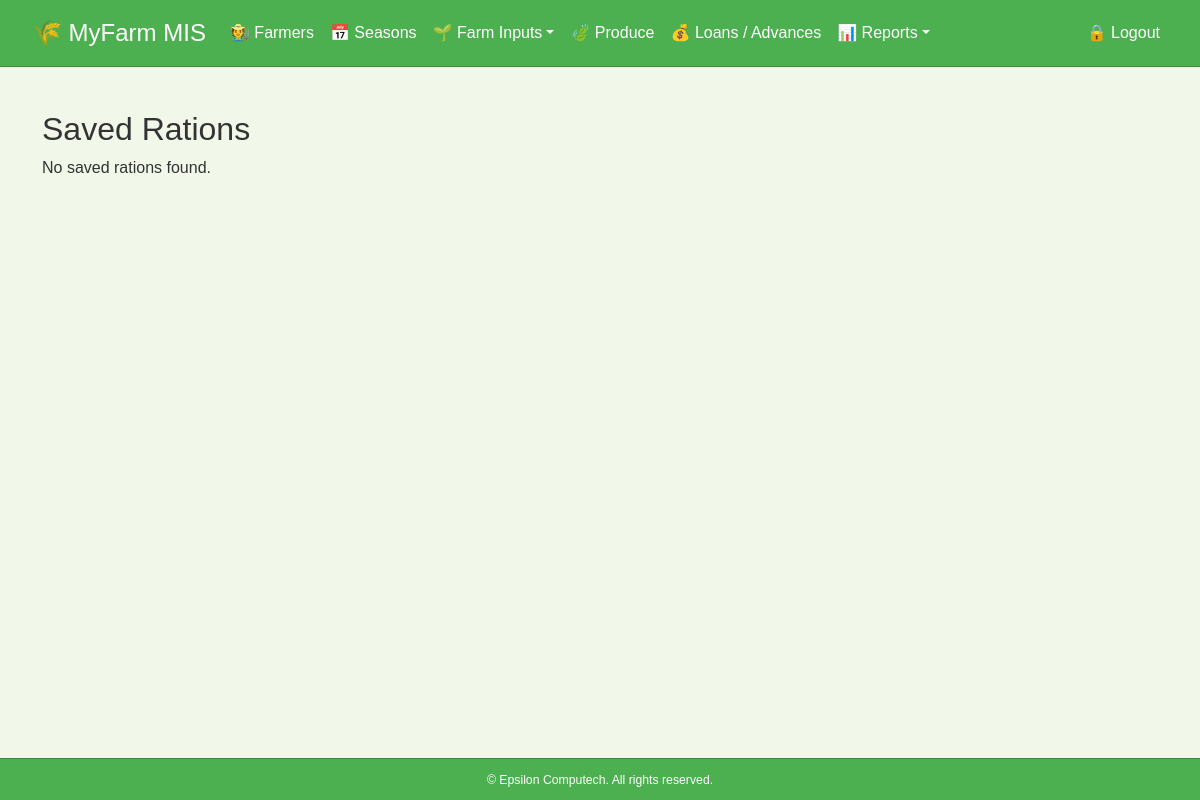
/ration/saved/ (signed in), run on an earlier commit of the app's database.
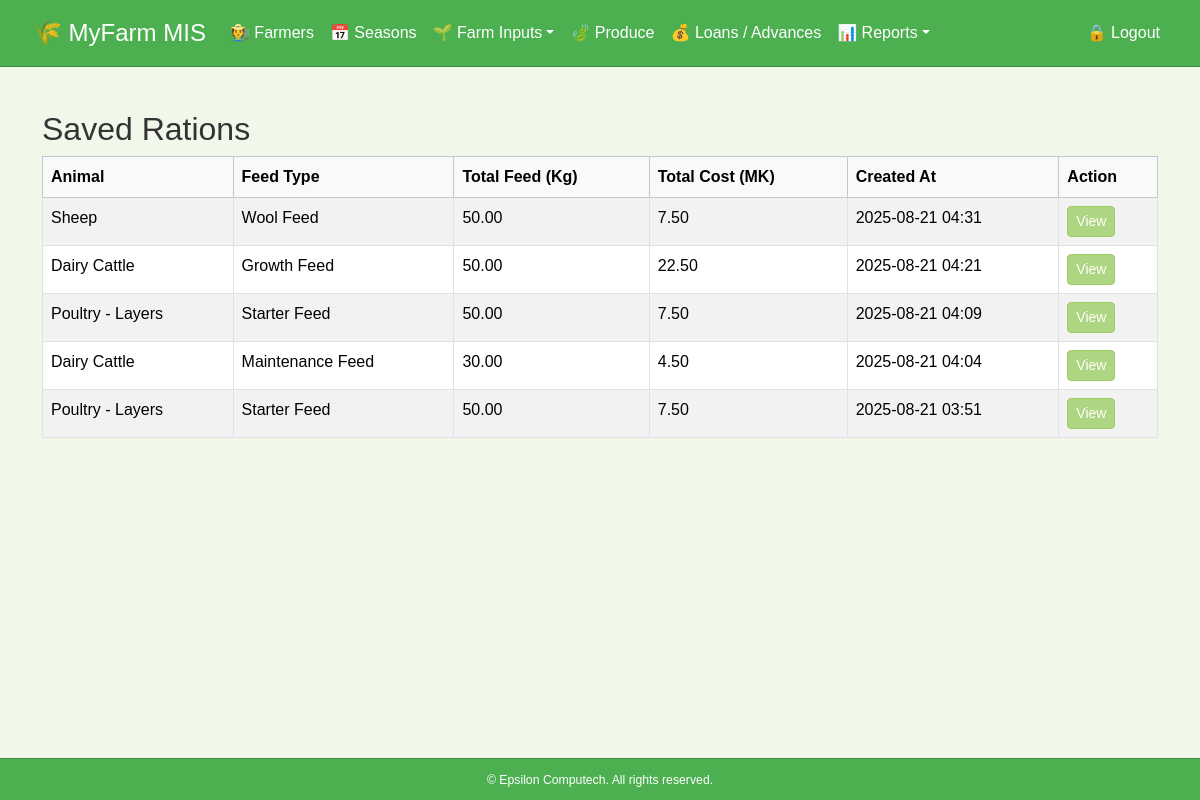
And on a later commit of the database.
### rationapp/models.py (models this page shows, shortened)
class RationFormulation(models.Model):
    user = models.ForeignKey(User, on_delete=models.CASCADE)
    animal = models.ForeignKey(Animal, on_delete=models.CASCADE)
    feed_type = models.ForeignKey(FeedType, on_delete=models.CASCADE)
    total_weight = models.FloatField(help_text="Total feed (Kg)")
    total_cost = models.FloatField()
    created_at = models.DateTimeField(auto_now_add=True)

class Animal(models.Model):
    name = models.CharField(max_length=100)
    description = models.TextField(blank=True)

class FeedType(models.Model):
    name = models.CharField(max_length=100)
    animal = models.ForeignKey(Animal, on_delete=models.CASCADE, related_name="feed_types")

### rationapp/views.py (the view)
# urls.py: path('saved/', views.saved_rations, name='saved_rations'),
@login_required
def saved_rations(request):
    rations = RationFormulation.objects.filter(user=request.user).order_by("-created_at")
    return render(request, "saved_rations.html", {"rations": rations})

### farmers/context_processors.py (called while the page is built)
def season_context(request):
    season_id = request.GET.get("season")
    selected_season = None
    if season_id:
        selected_season = Season.objects.filter(id=season_id).first()
    if not selected_season:
        selected_season = Season.objects.order_by('-year').first()
    seasons = Season.objects.order_by('-year')
    return {
        "seasons": seasons,
        "selected_season": selected_season
    }

### rationapp/templates/saved_rations.html
{% extends "base.html" %}
{% block content %}
<h2>Saved Rations</h2>
{% if rations %}
<table class="table table-bordered table-striped">
    <thead class="table-light">
        <tr>
            <th>Animal</th>
            <th>Feed Type</th>
            <th>Total Feed (Kg)</th>
            <th>Total Cost (MK)</th>
            <th>Created At</th>
            <th>Action</th>
        </tr>
    </thead>
    <tbody>
        {% for ration in rations %}
        <tr>
            <td>{{ ration.animal.name }}</td>
            <td>{{ ration.feed_type.name }}</td>
            <td>{{ ration.total_weight|floatformat:2 }}</td>
            <td>{{ ration.total_cost|floatformat:2 }}</td>
            <td>{{ ration.created_at|date:"Y-m-d H:i" }}</td>
            <td><a href="{% url 'ration_detail' ration.id %}" class="btn btn-primary btn-sm">View</a></td>
        </tr>
        {% endfor %}
    </tbody>
</table>
{% else %}
<p>No saved rations found.</p>
{% endif %}
{% endblock %}

What changed in the data, as far as the page shows it:
added RationFormulation: animal.name "Sheep", feed_type.name "Wool Feed", total_weight "50.00", total_cost "7.50", created_at "2025-08-21 04:31"
added RationFormulation: animal.name "Dairy Cattle", feed_type.name "Growth Feed", total_weight "50.00", total_cost "22.50", created_at "2025-08-21 04:21"
added RationFormulation: animal.name "Poultry - Layers", feed_type.name "Starter Feed", total_weight "50.00", total_cost "7.50", created_at "2025-08-21 04:09"
added RationFormulation: animal.name "Dairy Cattle", feed_type.name "Maintenance Feed", total_weight "30.00", total_cost "4.50", created_at "2025-08-21 04:04"
added RationFormulation: animal.name "Poultry - Layers", feed_type.name "Starter Feed", total_weight "50.00", total_cost "7.50", created_at "2025-08-21 03:51"
Also different on the page:
text no longer shown: "No saved rations found."
text now shown: "Animal Feed Type Total Feed (Kg) Total Cost (MK) Created At Action"
